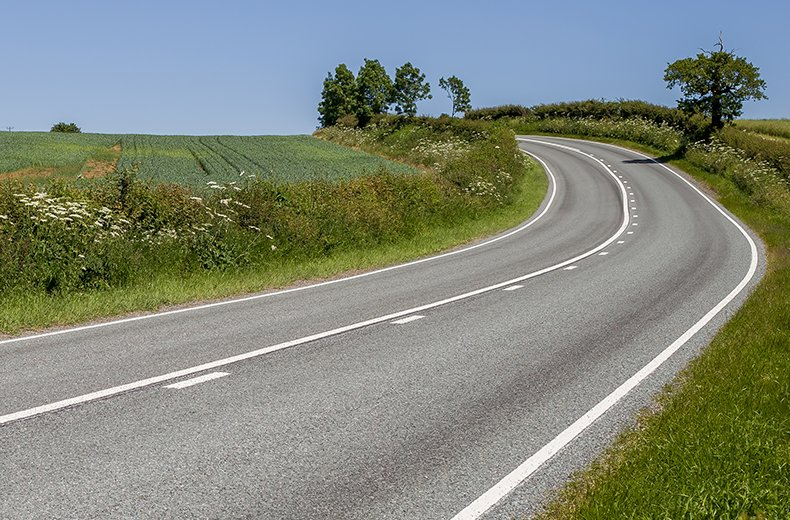
#> input picture Section_1/bg.jpg, 790 x 520 px, found by its file name
$ jupyter execute 'Line Detector.ipynb'
#> lines starting #> are read from the running program, lines starting #| are printed output that depends on the picture
## Color Selection (Line Detector)

## Import all Necessary Libraries

[cell 1]
import matplotlib.image as mpimg
import matplotlib.pyplot as plt
import numpy as np
import cv2

## Read the image and Display it

[cell 2]
image_color = mpimg.imread('/content/bg.jpg')
#> image_color is the input picture: shape (520, 790, 3); mean R, G, B 128.9, 135.8, 122.3
image_gray = cv2.cvtColor(image_color, cv2.COLOR_BGR2GRAY)
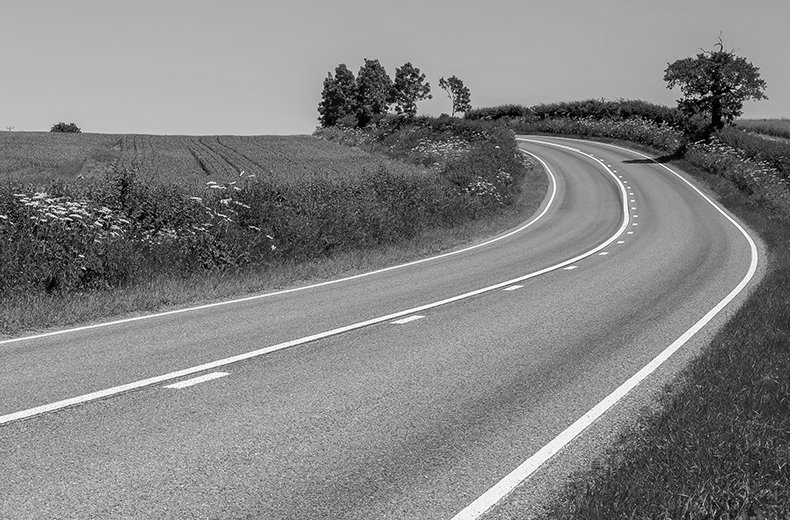
#> image_gray: shape (520, 790); min 0, max 254, mean 131.1
plt.imshow(image_gray)

[cell 3]
image_gray.shape
#> Out = (520, 790)

## Find the white color from Grayscale Image

We will change the other color into black (0) and leave the white color only in the picture (255)

[cell 4]
image_copy = np.copy(image_gray)
image_copy.shape
#> Out = (520, 790)

[cell 5]
image_copy[(image_copy[:, :] < 200)] = 0
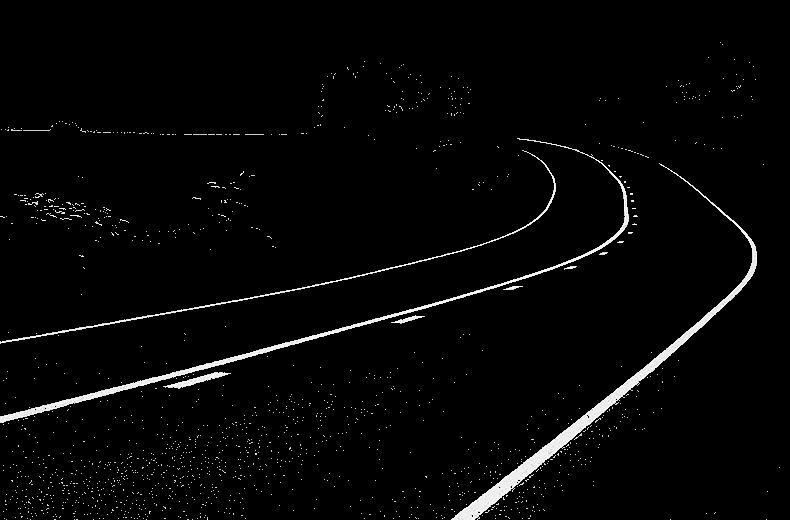
#> image_copy: shape (520, 790); min 0, max 254, mean 6.3

[cell 6]
plt.imshow(image_copy, cmap='gray')
plt.show

## Line detection in Color Image

[cell 7]
image_copy_color = np.copy(image_color)
image_copy_color.shape
#> Out = (520, 790, 3)

removing the other color by its own RGB channel

[cell 8]
image_copy_color[(image_copy_color[:, :, 0] < 200) | (image_copy_color[:, :, 1] < 200) | (image_copy_color[:, :, 2] < 200)] = 0
